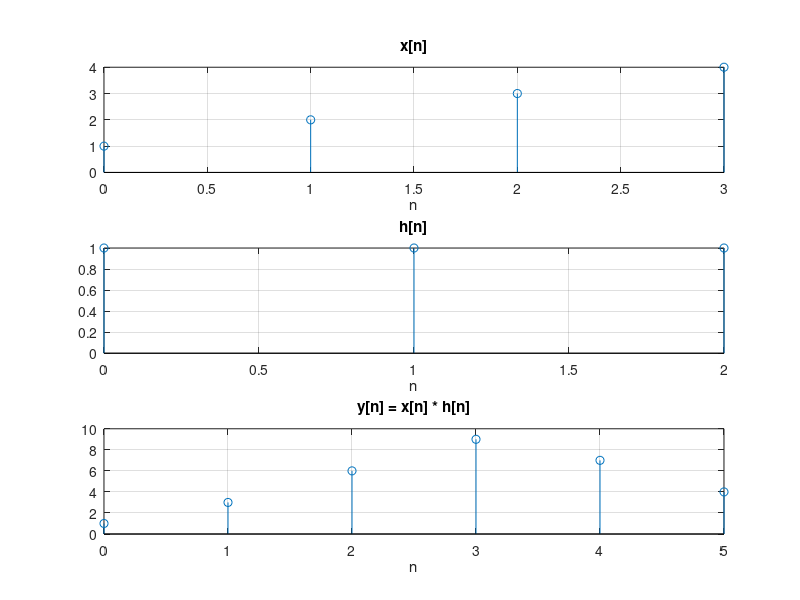

MATLAB code for this plot: (Note: this script raises an error after producing the figure.)
% Experiment 3: Linear convolution of two sequences
clc; clear; close all;
x = [1 2 3 4];  nx = 0:length(x)-1;
h = [1 1 1];    nh = 0:length(h)-1;

y = zeros(1, length(x) + length(h) - 1);
for n = 1:length(y)
    for k = 1:length(x)
        if (n-k+1 >= 1) && (n-k+1 <= length(h))
            y(n) = y(n) + x(k) * h(n-k+1);
        end
    end
end
ny = 0:length(y)-1;
y_builtin = conv(x, h);
disp('y[n] manual  ='); disp(y)
disp('y[n] conv()  ='); disp(y_builtin)
disp(['Match: ' num2str(isequal(y, y_builtin))])

f = figure('Position', [100 100 600 750]);
subplot(3,1,1); stem(nx, x); grid on; title('x[n]'); xlabel('n');
subplot(3,1,2); stem(nh, h); grid on; title('h[n]'); xlabel('n');
subplot(3,1,3); stem(ny, y); grid on; title('y[n] = x[n] * h[n]'); xlabel('n');
save_fig(f, 'exp03_linear_convolution.png');
